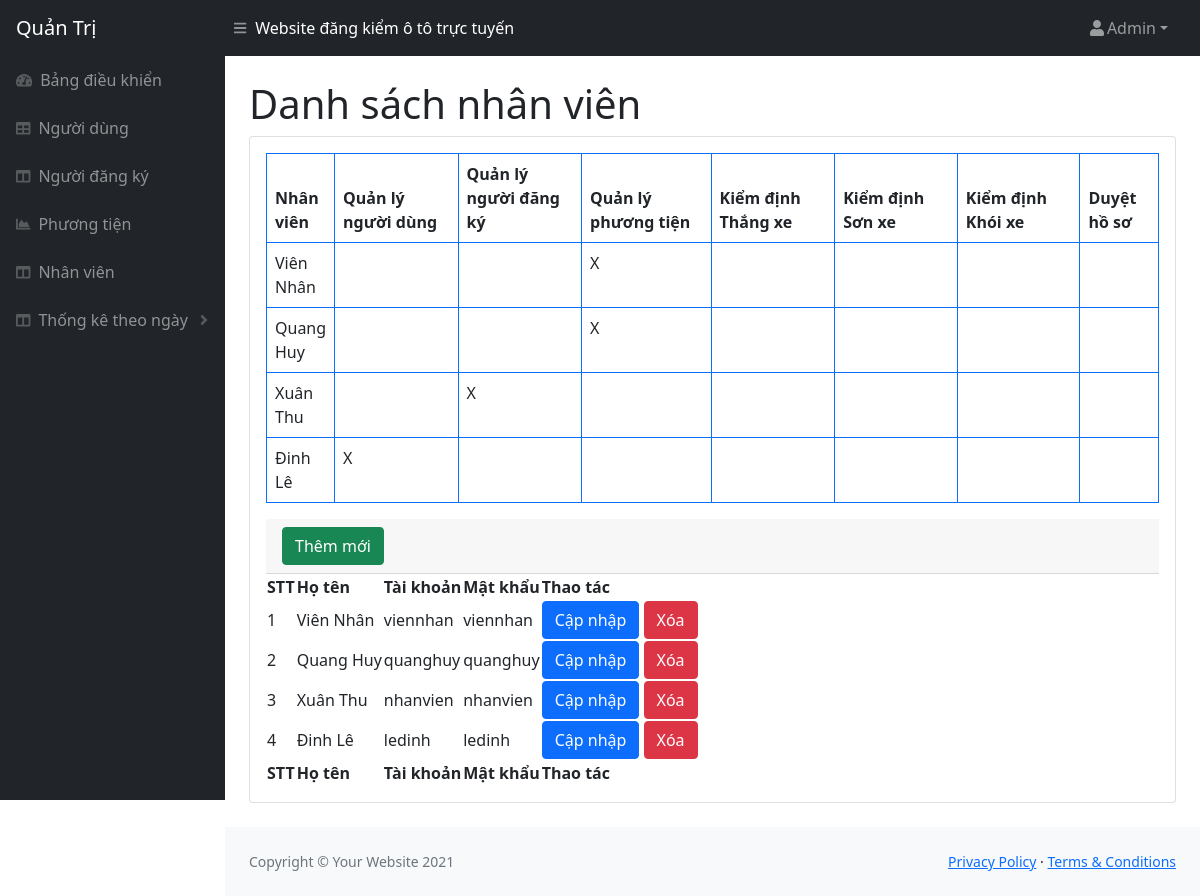
Before: /admin/nhanvien.php (signed in) with the older database file.
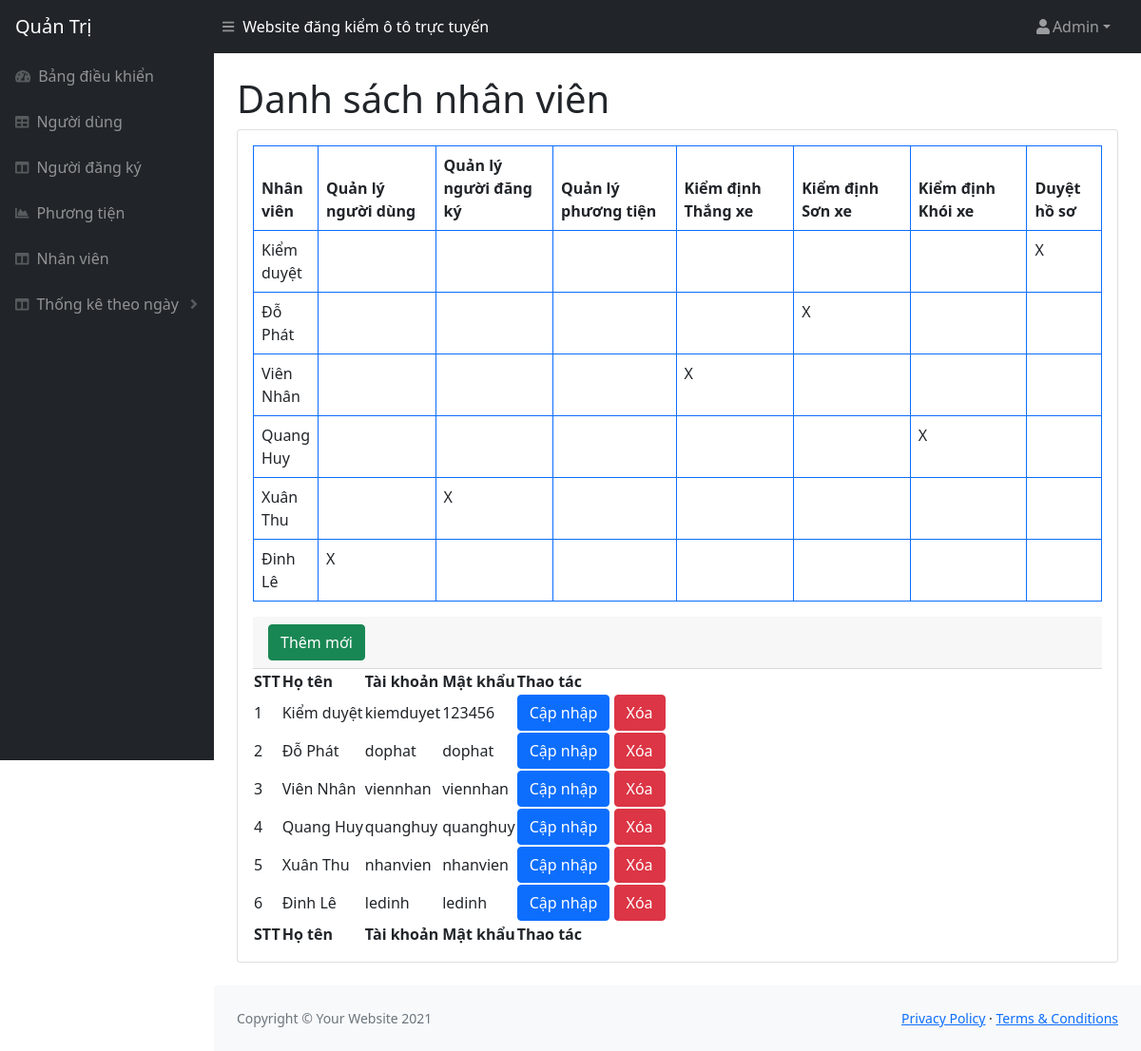
After: the same page with the newer database file.
### tables this page shows
CREATE TABLE `user` (
  `id` int(11) NOT NULL,
  `fullname` varchar(250) NOT NULL,
  `username` varchar(250) NOT NULL,
  `password` varchar(250) NOT NULL,
  `role_id` int(11) NOT NULL,
  `chucnang` int(11) DEFAULT NULL
);

### admin/nhanvien.php (the view, shortened to what the changed rows need)
<!DOCTYPE html>
<html lang="en">
<head>
<?php include('inc/head.php')?>
</head>
<body class="sb-nav-fixed">
<?php include('inc/header.php')?>
    <div id="layoutSidenav">
        <div id="layoutSidenav_content">
            <main>
                <div class="container-fluid px-4">
                    <h1 class="mt-4">Danh sách nhân viên</h1>
                    <div class="card mb-4">
                        <div class="card-body">
                        <table class="table table-bordered border-primary">
                            <thead>
                                <tr>
                                <th scope="col">Nhân viên</th>
                                <th scope="col" style="width:130px">Quản lý <br>người dùng</th>
                                <th scope="col" style="width:130px">Quản lý <br>người đăng ký</th>
                                <th scope="col" style="width:135px">Quản lý <br>phương tiện</th>
                                <th scope="col" style="width:130px">Kiểm định <br>Thắng xe</th>
                                <th scope="col" style="width:130px">Kiểm định <br>Sơn xe</th>
                                <th scope="col" style="width:130px">Kiểm định <br>Khói xe</th>
                                <th scope="col" style="width:80px">Duyệt <br>hồ sơ</th>
                                </tr>
                            </thead>
                            <tbody>
                            <?php
                                   $querys = "SELECT * FROM user WHERE role_id = 3 ORDER BY id DESC";
                                   $results = mysqli_query($connect, $querys);
                                   while ($arUsers = mysqli_fetch_array($results, MYSQLI_ASSOC)) {?>
                                <tr>
                                <td><?php echo $arUsers["fullname"] ?></th>
                                <td><?php if($arUsers["chucnang"] == 1 ){echo "X";}?></td>
                                <td><?php if($arUsers["chucnang"] == 2 ){echo "X";}?></td>
                                <td><?php if($arUsers["chucnang"] == 3 ){echo "X";}?></td>
                                <td><?php if($arUsers["chucnang"] == 4 ){echo "X";}?></td>
                                <td><?php if($arUsers["chucnang"] == 5 ){echo "X";}?></td>
                                <td><?php if($arUsers["chucnang"] == 6 ){echo "X";}?></td>
                                <td><?php if($arUsers["chucnang"] == 7 ){echo "X";}?></td>
                                </tr>
                                <?php } ?>
                            </tbody>
                            </table>
                            <table id="datatablesSimple">
                                <thead>
                                    <tr>
                                        <th>STT</th>
                                        <th>Họ tên</th>
                                        <th>Tài khoản</th>
                                        <th>Mật khẩu</th>
                                        <th>Thao tác</th>
                                    </tr>
                                </thead>
                                <tfoot>
                                    <tr>
                                        <th>STT</th>
                                        <th>Họ tên</th>
                                        <th>Tài khoản</th>
                                        <th>Mật khẩu</th>
                                        <th>Thao tác</th>
                                    </tr>
                                </tfoot>
                                <tbody>
                                <?php
                                   $query = "SELECT * FROM user WHERE role_id = 3 ORDER BY id DESC";
                                   $result = mysqli_query($connect, $query);
                                   $stt = 1;
                                   while ($arUser = mysqli_fetch_array($result, MYSQLI_ASSOC)) {
                                       $idModelDel = "exampleModalDel".$arUser["id"] ;
                                       $idModelEdit = "exampleModalEdit".$arUser["id"];
                                   ?>
                                   <tr>
                                       <td><?php echo $stt ?></td>
                                       <td><?php echo $arUser["fullname"] ?></td>
                                       <td><?php echo $arUser["username"] ?></td>
                                       <td><?php echo $arUser["password"] ?></td>
                                       <td>
                                           <button type="button" class="btn btn-primary" data-bs-toggle="modal"
                                               data-bs-target="#<?php echo $idModelEdit ?>">
                                               Cập nhập
                                           </button>
                                           <button type="button" class="btn btn-danger" data-bs-toggle="modal"
                                               data-bs-target="#<?php echo $idModelDel ?>">
                                               Xóa
                                           </button>
                                       </td>
                                   </tr>
                                   <?php $stt++;} ?>
                                </tbody>
                            </table>
                        </div>
                    </div>
                </div>
            </main>
        </div>
    </div>
</body>
</html>

Changed rows visible on the page:
added user: fullname "Kiểm duyệt", chucnang "X", username "kiemduyet", password "123456"
added user: fullname "Đỗ Phát", chucnang "X", username "dophat", password "dophat"
